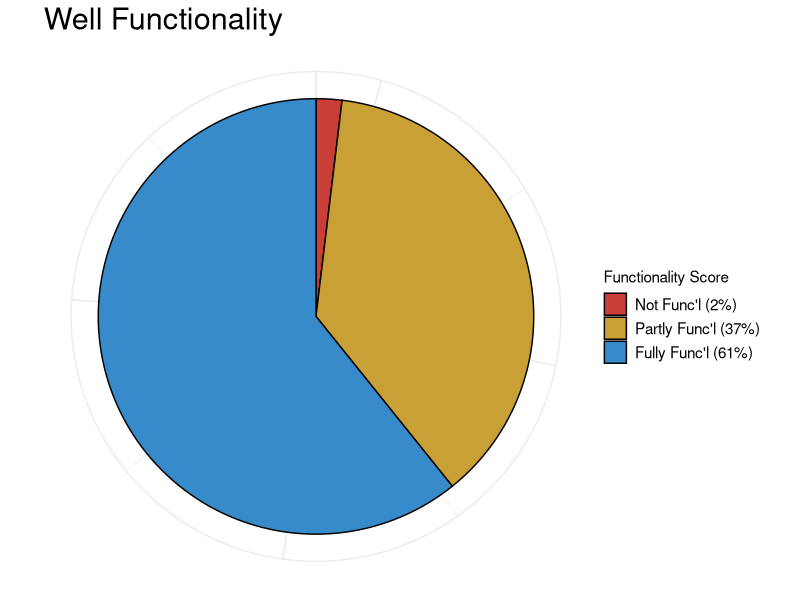
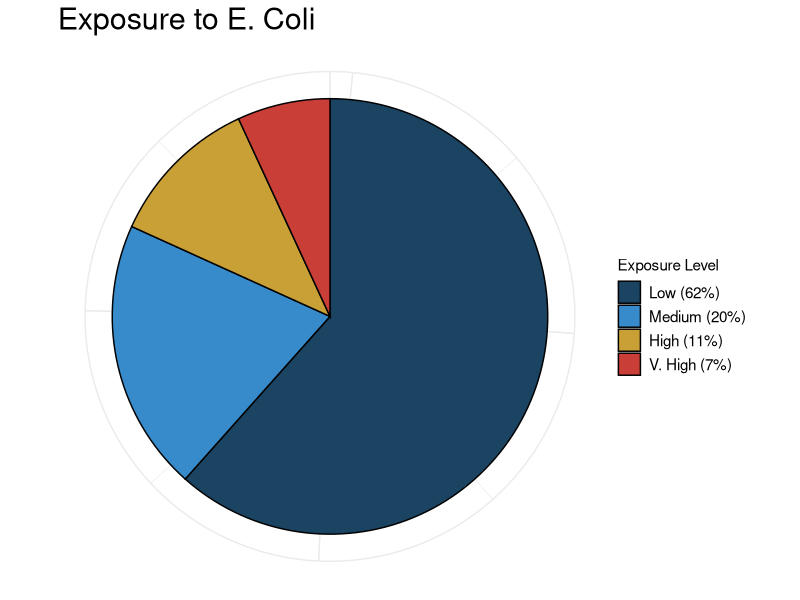
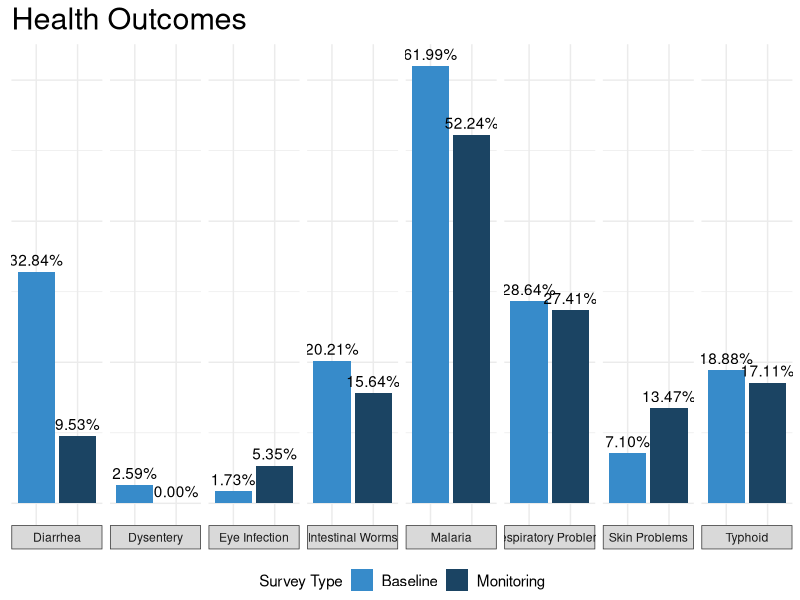

Write R code to recreate these figures, in order. (Note: this script raises an error after producing the figures.)
####################################################################################################
# Script to Generate ggplot Visualizations for TWT website
# Begin:      Oct 27, 2016   -   First draft; graphs for functionality and ecoli
# Finalize:   

####################################################################################################
# TODO:                                                                                            #
# - functionalize graphing call (maybe)                                                            #
# - fix management section                                                                         #
####################################################################################################

library(ggplot2)
library(scales)

sa <- read.csv("site_agg.csv", stringsAsFactors = F)

# Setting TWT color palette
twtp <- c("#1B4463", "#378BCA", "#C9A036", "#C93E36")

############################################
# Water Functionality

sa$fscr <- sa$fnct_wp / sa$fnct_wp_tt
sa$fscr_rcd <- ifelse(sa$fscr < 1, ifelse(sa$fscr > 0, "2. Partly Functional", "1. Not Functional"), "3. Fully Functional")

# Overall for now - future filters for new/both must also apply to aggregator for legend name calculation
fnctl <- aggregate(twt_id ~ fscr_rcd, sa, FUN = length)
fplot <- ggplot(sa[is.na(sa$fscr_rcd) == F,], aes(x = factor(1), fill = fscr_rcd)) +
  theme_bw() + 
  geom_bar(width = .5, colour = "black") + 
  coord_polar("y", direction = -1) +
  scale_fill_manual("Functionality Score", 
                    values = rev(twtp),
                    labels = c(paste0("Not Func'l (", percent(fnctl[fnctl$fscr_rcd == "1. Not Functional", 2]/sum(fnctl[, 2])),")"), 
                               paste0("Partly Func'l (", percent(fnctl[fnctl$fscr_rcd == "2. Partly Functional", 2]/sum(fnctl[, 2])),")"),
                               paste0("Fully Func'l (", percent(fnctl[fnctl$fscr_rcd == "3. Fully Functional", 2]/sum(fnctl[, 2])),")"))) +
  theme(plot.title = element_text(size = rel(2)),
        axis.title.x = element_blank(),
        axis.text.x = element_blank(),
        axis.ticks.x = element_blank(),
        axis.title.y = element_blank(),
        axis.text.y = element_blank(),
        axis.ticks.y = element_blank(),
        
        # legend.position = "bottom",
        legend.background = element_blank(),
        legend.margin = unit(.2, "cm"),
        legend.text = element_text(size = rel(1)),
        
        panel.border = element_blank()) +
  ggtitle("Well Functionality")

############################################
# E. Coli

for (i in 87:90) {
  sa[is.na(sa[,i]) == T, i] <- 0
}

sa$eca <- NA
sa[sa$ecoli_risk_l == 1, "eca"] <- "1. Low"
sa[sa$ecoli_risk_i == 1, "eca"] <- "2. Medium"
sa[sa$ecoli_risk_h == 1, "eca"] <- "3. High"
sa[sa$ecoli_risk_v == 1, "eca"] <- "4. V. High"

# Overall for now - future filters for new/both must also apply to aggregator for legend name calculation
ecoli <- aggregate(twt_id ~ eca, sa, FUN = length)
eplot <- ggplot(sa[is.na(sa$eca) == F,], aes(x = factor(1), fill = eca)) +
  theme_bw() + 
  geom_bar(width = .5, colour = "black") + 
  coord_polar("y", direction = -1) +
  scale_fill_manual("Exposure Level", 
                    values = twtp,
                    labels = c(paste0("Low (", percent(ecoli[ecoli$eca == "1. Low", 2]/sum(ecoli[, 2])),")"), 
                               paste0("Medium (", percent(ecoli[ecoli$eca == "2. Medium", 2]/sum(ecoli[, 2])),")"),
                               paste0("High (", percent(ecoli[ecoli$eca == "3. High", 2]/sum(ecoli[, 2])),")"),
                               paste0("V. High (", percent(ecoli[ecoli$eca == "4. V. High", 2]/sum(ecoli[, 2])),")"))) +
  theme(plot.title = element_text(size = rel(2)),
        axis.title.x = element_blank(),
        axis.text.x = element_blank(),
        axis.ticks.x = element_blank(),
        axis.title.y = element_blank(),
        axis.text.y = element_blank(),
        axis.ticks.y = element_blank(),
        
        # legend.position = "bottom",
        legend.background = element_blank(),
        legend.margin = unit(.2, "cm"),
        legend.text = element_text(size = rel(1)),

        panel.border = element_blank()) +
  ggtitle("Exposure to E. Coli")

############################################
# Health

# FOR JUST BOTH + NEW SITES
sa_sbst <- sa[sa$newboth == 11,]

# Reorganizing data (to long) for ggplot facets
hhct <- aggregate(hhs ~ twt_id + srvy_tp, sa_sbst, FUN = sum)
dout <- data.frame()
ho_nms <- c("Diarrhea", "Typhoid", "Malaria", "Dysentery", "Respiratory Problems", "Skin Problems", "Eye Infection", "Intestinal Worms")

for (j in 14:21) {
  # NOTE: this may break if the distribution of nulls changes among the HO vars. Fix.
  otcm <- aggregate(sa_sbst[,j] ~ twt_id + srvy_tp, sa_sbst, FUN = sum)
  otcm <- merge(otcm, hhct, by = c("twt_id", "srvy_tp"))
  otcm$rt <- otcm[,3] / otcm[,4]
  otcd <- data.frame(var = ho_nms[j-13], # substr(names(sa_sbst)[j],4,7),
                     otcm[,c("twt_id", "srvy_tp", "rt")])
  dout <- rbind(dout, otcd)
}

dout2 <- aggregate(rt ~ var + srvy_tp, dout, FUN = mean)

hplot <- ggplot(dout2, aes(x = srvy_tp, y = rt, fill = srvy_tp)) +
  geom_bar(stat = "identity") + 
  geom_text(data=dout2 ,aes(x = srvy_tp, label = percent(rt)), vjust = -.5) +
  facet_grid(~var, switch = "x") +
  theme_bw() +
  scale_fill_manual("Survey Type", 
                    values = twtp[2:1],
                    labels = c("Baseline", "Monitoring")) +
  theme(plot.title = element_text(size = rel(2)),
        axis.title.x = element_blank(),
        axis.text.x = element_blank(),
        axis.ticks.x = element_blank(),
        axis.title.y = element_blank(),
        axis.text.y = element_blank(),
        axis.ticks.y = element_blank(),
        
        legend.position = "bottom",
        legend.background = element_blank(),
        legend.margin = unit(.2, "cm"),
        legend.text = element_text(size = rel(1)),
        
        panel.border = element_blank()) +
  ggtitle("Health Outcomes")

############################################
# Outputting 

png(file = "functionality.png")
fplot
dev.off()

png(file = "ecoli.png")
eplot
dev.off()

png(file = "health.png", width = 2000)
hplot
dev.off()

############################################
# Fetch Time



ftplot <- ggplot(dout2, aes(x = srvy_tp, y = rt, fill = srvy_tp)) +
  geom_bar(stat = "identity") + 
  geom_text(data=dout2 ,aes(x = srvy_tp, label = percent(rt)), vjust = -.5) +
  theme_bw() +
  scale_fill_manual("Survey Type", 
                    values = twtp[2:1],
                    labels = c("Baseline", "Monitoring")) +
  theme(plot.title = element_text(size = rel(2)),
        axis.title.x = element_blank(),
        axis.text.x = element_blank(),
        axis.ticks.x = element_blank(),
        axis.title.y = element_blank(),
        axis.text.y = element_blank(),
        axis.ticks.y = element_blank(),
        
        legend.position = "bottom",
        legend.background = element_blank(),
        legend.margin = unit(.2, "cm"),
        legend.text = element_text(size = rel(1)),
        
        panel.border = element_blank()) +
  ggtitle("Health Outcomes")


















############################################
# Management (Lat Cov, Mgmt Sust, Fin Sust)
# TODO: - pull management sustainability from base datasets into site_agg
#       - what to do with financial sustainability? not using midterm surveys ATM
#       - other vars to pull in?

sa$sanfac <- sa$sf_ImpLatr + sa$sf_Pit + sa$sf_Latr
sa$finsst <- sa$strd_fees_sum/3630 # using exchange rate from 11/30/2016, google
# sa$mgtsst (DEFINE)

# FOR JUST BOTH + NEW SITES
sa_sbst <- sa[sa$newboth == 11,]

# Reorganizing data (to long) for ggplot facets; non-loop approach given only two vars and differing calculations in them
hhct <- aggregate(hhs ~ twt_id + srvy_tp, sa_sbst, FUN = sum)
sf <- merge(aggregate(sanfac ~ twt_id + srvy_tp, sa_sbst, FUN = sum), 
            hhct, 
            by = c("twt_id", "srvy_tp"))
sf$rt <- sf[,3] / sf[,4]
fs <- rbind(aggregate(finsst ~ twt_id + srvy_tp, sa_sbst, FUN = sum),
            data.frame(twt_id = aggregate(finsst ~ twt_id + srvy_tp, sa_sbst, FUN = sum)[,1],
                       srvy_tp = "b", 
                       finsst = 0))

mgmt1 <- rbind(data.frame(var = "Latrine Coverage", 
                         sf[,c("twt_id", "srvy_tp", "rt")]))

mgmt1 <- rbind(data.frame(var = "Latrine Coverage", 
                          fs[,c("twt_id", "srvy_tp", "rt")]))

mgmt2 <- aggregate(rt ~ var + srvy_tp, mgmt, FUN = mean)

ggplot(mgmt2, aes(x = srvy_tp, y = rt, fill = srvy_tp)) +
  geom_bar(stat = "identity") + 
  geom_text(data=mgmt2 ,aes(x = srvy_tp, label = percent(rt)), vjust = -.5) +
  facet_grid(~var, switch = "x") +
  theme_bw() +
  scale_fill_manual("Survey Type", 
                    values = twtp[2:1],
                    labels = c("Baseline", "Monitoring")) +
  theme(plot.title = element_text(size = rel(2)),
        axis.title.x = element_blank(),
        axis.text.x = element_blank(),
        axis.ticks.x = element_blank(),
        axis.title.y = element_blank(),
        axis.text.y = element_blank(),
        axis.ticks.y = element_blank(),
        
        legend.position = "bottom",
        legend.background = element_blank(),
        legend.margin = unit(.2, "cm"),
        legend.text = element_text(size = rel(1)),
        
        panel.border = element_blank()) +
  ggtitle("Health Outcomes")


























